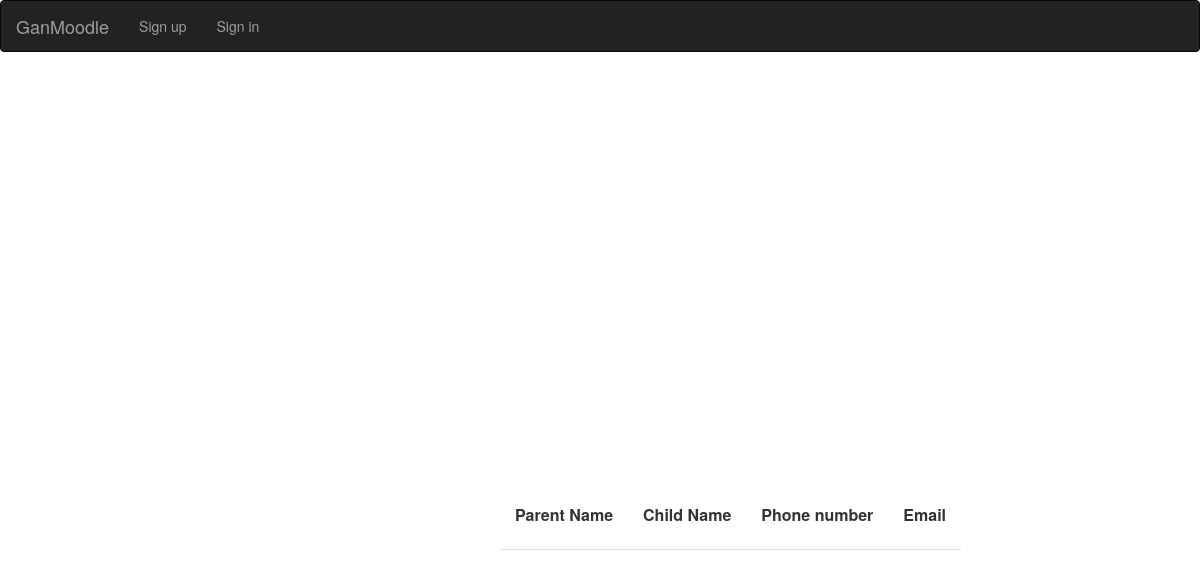
/users/contact/, run on an earlier commit of the app's database.
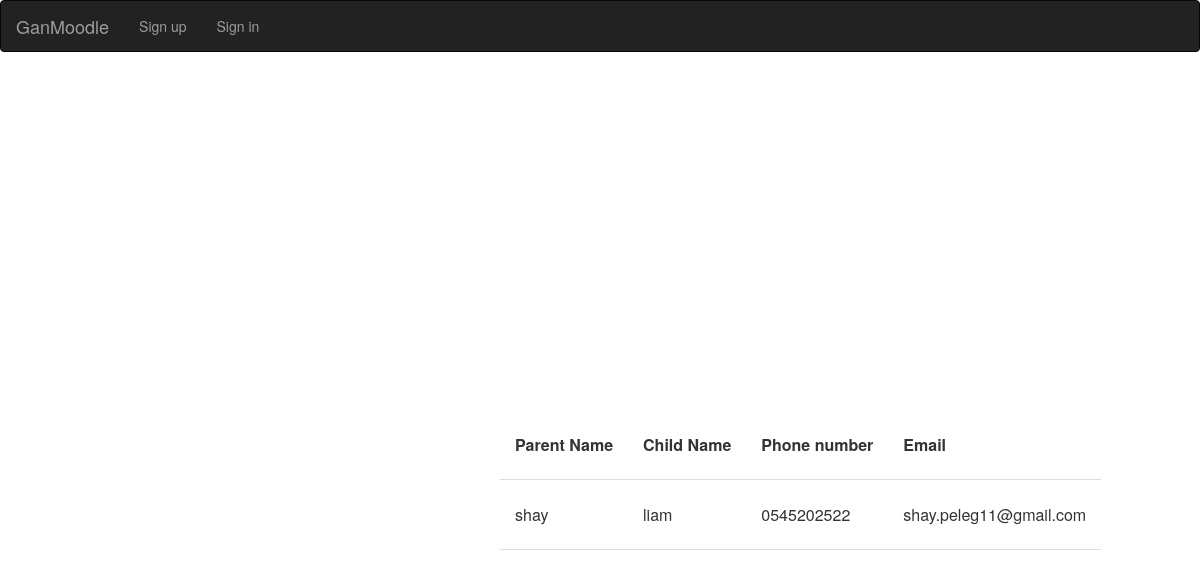
And on a later commit of the database.
### users/models.py (models this page shows, shortened)
class contact_model(models.Model):
    parent_name = models.CharField(max_length=100,blank=False)
    child_name = models.CharField(max_length=100,blank=False)
    phone_number = models.CharField(max_length=10,blank=True,null=True)
    email = models.EmailField()

### users/views.py (the view)
# urls.py: path('contact/',views.contact_info_view, name='contact'),
def contact_info_view(request):
        data = contact_model.objects.all()
        if request.method == 'POST':
            form = contactForm(request.POST)
            if form.is_valid():
                form.save()
                return redirect('contact')
        else :
            form=contactForm(request.POST)
        return render(request,'contact.html',{'form':form,'data':data})

### templates/contact.html (shortened to what this page needs)
{% load widget_tweaks %}
<link rel="stylesheet" href="https://maxcdn.bootstrapcdn.com/bootstrap/3.3.7/css/bootstrap.min.css">
<nav class="navbar navbar-inverse">
  <div class="container-fluid">
<div class="navbar-header">
  <a class="navbar-brand" href="{% url 'homepage' %}">GanMoodle</a>
</div>
<div class="collapse navbar-collapse" id="bs-example-navbar-collapse-1">
  <ul class="nav navbar-nav">
    {% if user.is_authenticated %}
      <li class="nav-item">
        <a class="nav-link" href="{% url 'logout' %}">Logout</a>
      </li>
      <li class="nav-item">
        <a class="btn btn-outline-primary" href="{% url 'profile' %}">{{user.username|title}}</a>
      </li>
       {% if user.is_manager %}
      <li class="nav-item">
        <a class="btn btn-outline-primary" href="{% url 'activity_list' %}">Activities</a>
      </li>
      <li class="nav-item">
           <a class="nav-link" href="{% url 'gallery_page' %}">Gallery</a>
         </li>
      {% endif %}
    {% else %}
    <li><a href="{% url 'register' %}">Sign up </a></li>
    <li ><a  href="{% url 'login' %}">Sign in</a></li>
    {% endif %}
  </ul>
  </div>
</div>
</nav>
<div class="flex_c">
              <table>
                <tr>
                  <th>Parent Name</th>
                  <th>Child Name</th>
                  <th>Phone number</th>
                  <th>Email</th>
                </tr>
                {% for contact in data %}
                <tr>
                  <td>{{ contact.parent_name }}</td>
                  <td>{{ contact.child_name }}</td>
                  <td>{{ contact.phone_number }}</td>
                  <td>{{ contact.email }}</td>
                </tr>
                {% endfor %}
              </table>
      </div>

What changed in the data, as far as the page shows it:
added contact_model: parent_name "shay", child_name "liam", phone_number "0545202522", email "shay.peleg11@gmail.com"
